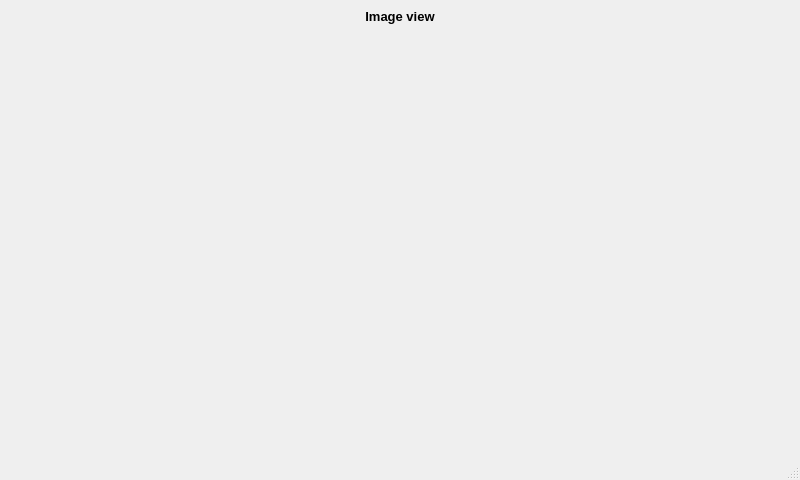
<?xml version="1.0" encoding="UTF-8"?>
<ui version="4.0">
 <class>MainWindow</class>
 <widget class="QMainWindow" name="MainWindow">
  <property name="geometry">
   <rect>
    <x>0</x>
    <y>0</y>
    <width>800</width>
    <height>480</height>
   </rect>
  </property>
  <property name="windowTitle">
   <string>Demo PyQt</string>
  </property>
  <property name="windowIcon">
   <iconset>
    <normaloff>../web/favicon.ico</normaloff>../web/favicon.ico</iconset>
  </property>
  <widget class="QWidget" name="centralwidget">
   <property name="mouseTracking">
    <bool>true</bool>
   </property>
   <layout class="QHBoxLayout" name="horizontalLayout">
    <item>
     <layout class="QVBoxLayout" name="verticalLayout_7" stretch="0,1">
      <item>
       <widget class="QLabel" name="label_5">
        <property name="font">
         <font>
          <pointsize>10</pointsize>
          <weight>75</weight>
          <bold>true</bold>
         </font>
        </property>
        <property name="text">
         <string>Image view</string>
        </property>
        <property name="textFormat">
         <enum>Qt::PlainText</enum>
        </property>
        <property name="alignment">
         <set>Qt::AlignCenter</set>
        </property>
       </widget>
      </item>
      <item>
       <widget class="ImageViewWidget" name="widgetImageViewer" native="true">
        <property name="sizePolicy">
         <sizepolicy hsizetype="Preferred" vsizetype="Preferred">
          <horstretch>0</horstretch>
          <verstretch>0</verstretch>
         </sizepolicy>
        </property>
       </widget>
      </item>
     </layout>
    </item>
   </layout>
  </widget>
  <widget class="QMenuBar" name="menubar">
   <property name="geometry">
    <rect>
     <x>0</x>
     <y>0</y>
     <width>800</width>
     <height>21</height>
    </rect>
   </property>
  </widget>
  <widget class="QStatusBar" name="statusbar"/>
 </widget>
 <customwidgets>
  <customwidget>
   <class>ImageViewWidget</class>
   <extends>QWidget</extends>
   <header>gui/imageviewwidget.h</header>
   <container>1</container>
  </customwidget>
 </customwidgets>
 <resources/>
 <connections/>
</ui>
